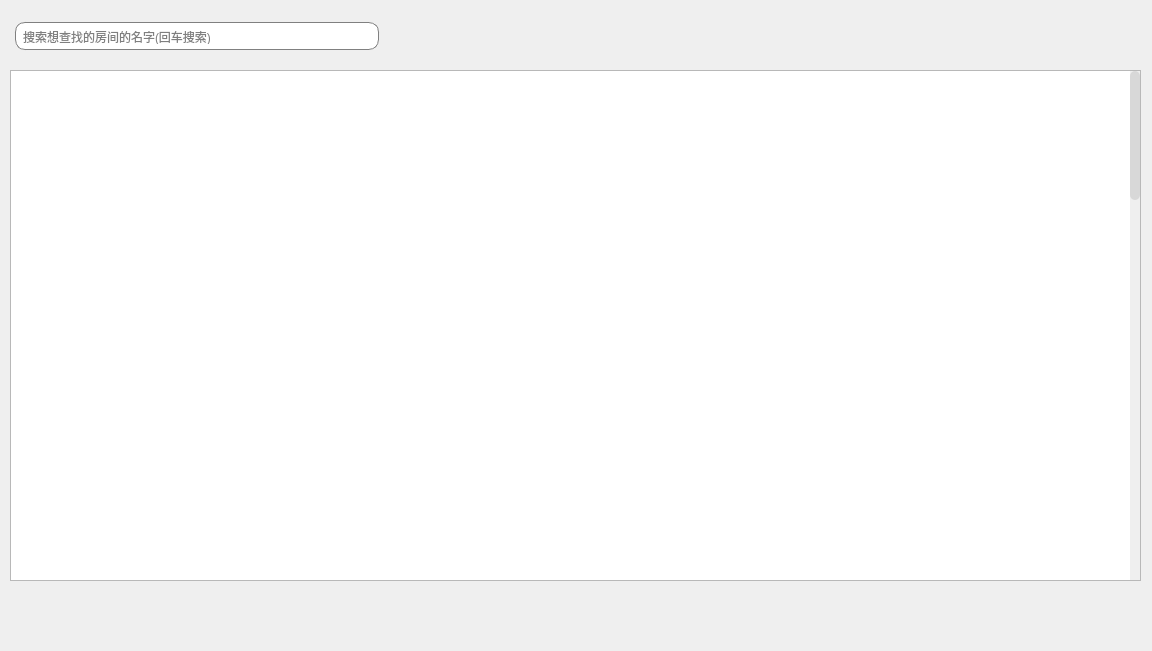
<?xml version="1.0" encoding="UTF-8"?>
<ui version="4.0">
 <class>Form</class>
 <widget class="QWidget" name="Form">
  <property name="geometry">
   <rect>
    <x>0</x>
    <y>0</y>
    <width>1152</width>
    <height>651</height>
   </rect>
  </property>
  <property name="windowTitle">
   <string>Form</string>
  </property>
  <property name="styleSheet">
   <string notr="true">#ScrollWidget{
	background-color: rgba(255, 255, 255);
}
#toFirstBtn{
	border-image: url(:/ico/Data/qrc/ico/first.png);
	background-color: rgba(255, 255, 255, 0);
	border-radius: 5px;
}
#toFirstBtn:hover{
	border-image: url(:/ico/Data/qrc/ico/firsted.png);
}
QScrollBar:vertical
{
    background-color: rgba(255, 255, 255, 0);
    width: 10px;
    margin: 0px;
    border: none;
}
QScrollBar::handle:vertical
{
    background-color: rgb(216, 216, 216);
    min-height: 5px;
    border-radius: 5px;
}
QScrollBar::handle:vertical:hover
{
    background-color: rgb(181, 181, 181);
}
QScrollBar::sub-line:vertical
,QScrollBar::add-line:vertical
{
    margin: 0px;
    height: 0;
    subcontrol-position: bottom;
    subcontrol-origin: margin;
}
QScrollBar::sub-line:vertical:hover,QScrollBar::sub-line:vertical:on
,QScrollBar::add-line:vertical:hover, QScrollBar::add-line:vertical:on
{
    height: 0px;
    width: 0px;
    subcontrol-position: bottom;
    subcontrol-origin: margin;
}
QScrollBar::up-arrow:vertical, QScrollBar::down-arrow:vertical
,QScrollBar::add-page:vertical, QScrollBar::sub-page:vertical
{
    background: none;
}</string>
  </property>
  <widget class="QWidget" name="verticalLayoutWidget">
   <property name="geometry">
    <rect>
     <x>710</x>
     <y>590</y>
     <width>41</width>
     <height>41</height>
    </rect>
   </property>
   <layout class="QVBoxLayout" name="verticalLayout">
    <property name="spacing">
     <number>0</number>
    </property>
    <property name="leftMargin">
     <number>5</number>
    </property>
    <property name="topMargin">
     <number>0</number>
    </property>
    <property name="rightMargin">
     <number>0</number>
    </property>
    <property name="bottomMargin">
     <number>0</number>
    </property>
    <item>
     <widget class="QPushButton" name="toFirstBtn">
      <property name="minimumSize">
       <size>
        <width>32</width>
        <height>32</height>
       </size>
      </property>
      <property name="maximumSize">
       <size>
        <width>32</width>
        <height>32</height>
       </size>
      </property>
      <property name="cursor">
       <cursorShape>PointingHandCursor</cursorShape>
      </property>
      <property name="toolTip">
       <string>&lt;html&gt;&lt;head/&gt;&lt;body&gt;&lt;p&gt;第一页&lt;/p&gt;&lt;/body&gt;&lt;/html&gt;</string>
      </property>
      <property name="text">
       <string/>
      </property>
     </widget>
    </item>
   </layout>
  </widget>
  <widget class="QWidget" name="horizontalLayoutWidget_3">
   <property name="geometry">
    <rect>
     <x>10</x>
     <y>10</y>
     <width>1131</width>
     <height>52</height>
    </rect>
   </property>
   <layout class="QHBoxLayout" name="Search" stretch="1,2">
    <property name="spacing">
     <number>10</number>
    </property>
    <item>
     <widget class="QLineEdit" name="Search_Input">
      <property name="styleSheet">
       <string notr="true">#Search_Input{
	margin: 5px;
	padding: 5px;
	border: 1px solid gray;
	border-radius: 10px;
}</string>
      </property>
      <property name="placeholderText">
       <string>搜索想查找的房间的名字(回车搜索)</string>
      </property>
     </widget>
    </item>
    <item>
     <widget class="QWidget" name="horizontalWidget_7" native="true">
      <property name="styleSheet">
       <string notr="true">QPushButton{
	background: rgba(255, 255, 255, 0);
	border: none;
}
#buildRoom{
	border-image: url(:/ico/Data/qrc/ico/build.png);
}
#buildRoom:hover{
	border-image: url(:/ico/Data/qrc/ico/builded.png);
}
#refreshRoom{
	border-image: url(:/ico/Data/qrc/ico/refresh.png);
}
#refreshRoom:hover{
	border-image: url(:/ico/Data/qrc/ico/refreshed.png);
}</string>
      </property>
      <layout class="QHBoxLayout" name="btnList_4">
       <property name="spacing">
        <number>5</number>
       </property>
       <property name="leftMargin">
        <number>5</number>
       </property>
       <property name="topMargin">
        <number>1</number>
       </property>
       <property name="rightMargin">
        <number>5</number>
       </property>
       <property name="bottomMargin">
        <number>1</number>
       </property>
       <item>
        <widget class="QPushButton" name="buildRoom">
         <property name="minimumSize">
          <size>
           <width>32</width>
           <height>32</height>
          </size>
         </property>
         <property name="maximumSize">
          <size>
           <width>32</width>
           <height>32</height>
          </size>
         </property>
         <property name="cursor">
          <cursorShape>PointingHandCursor</cursorShape>
         </property>
         <property name="toolTip">
          <string>&lt;html&gt;&lt;head/&gt;&lt;body&gt;&lt;p&gt;建房&lt;/p&gt;&lt;/body&gt;&lt;/html&gt;</string>
         </property>
         <property name="text">
          <string/>
         </property>
        </widget>
       </item>
       <item>
        <widget class="QPushButton" name="refreshRoom">
         <property name="minimumSize">
          <size>
           <width>32</width>
           <height>32</height>
          </size>
         </property>
         <property name="maximumSize">
          <size>
           <width>32</width>
           <height>32</height>
          </size>
         </property>
         <property name="cursor">
          <cursorShape>PointingHandCursor</cursorShape>
         </property>
         <property name="toolTip">
          <string>&lt;html&gt;&lt;head/&gt;&lt;body&gt;&lt;p&gt;刷新&lt;/p&gt;&lt;/body&gt;&lt;/html&gt;</string>
         </property>
         <property name="text">
          <string/>
         </property>
        </widget>
       </item>
      </layout>
     </widget>
    </item>
   </layout>
  </widget>
  <widget class="QWidget" name="widget" native="true">
   <property name="geometry">
    <rect>
     <x>750</x>
     <y>590</y>
     <width>391</width>
     <height>41</height>
    </rect>
   </property>
   <property name="styleSheet">
    <string notr="true">QPushButton{
	background: rgba(205, 205, 205);
	border-radius: 5px;
}
QPushButton:hover{
	color: white;
	background: rgba(44, 44, 44);
}
#leftBTN{
	background: rgba(255, 255, 255, 0);
	border: none;
	border-image: url(:/ico/Data/qrc/ico/left-square.png);
}
#leftBTN:hover{
	border-image: url(:/ico/Data/qrc/ico/left-squared.png);
}
#rightBTN{
	background: rgba(255, 255, 255, 0);
	border: none;
	border-image: url(:/ico/Data/qrc/ico/right-square.png);
}
#rightBTN:hover{
	border-image: url(:/ico/Data/qrc/ico/right-squared.png);
}</string>
   </property>
   <widget class="QWidget" name="horizontalLayoutWidget_5">
    <property name="geometry">
     <rect>
      <x>0</x>
      <y>0</y>
      <width>391</width>
      <height>41</height>
     </rect>
    </property>
    <layout class="QHBoxLayout" name="pageBTN_List">
     <item>
      <widget class="QPushButton" name="leftBTN">
       <property name="minimumSize">
        <size>
         <width>32</width>
         <height>32</height>
        </size>
       </property>
       <property name="maximumSize">
        <size>
         <width>32</width>
         <height>32</height>
        </size>
       </property>
       <property name="cursor">
        <cursorShape>PointingHandCursor</cursorShape>
       </property>
       <property name="text">
        <string/>
       </property>
      </widget>
     </item>
     <item>
      <widget class="QPushButton" name="rightBTN">
       <property name="minimumSize">
        <size>
         <width>32</width>
         <height>32</height>
        </size>
       </property>
       <property name="maximumSize">
        <size>
         <width>32</width>
         <height>32</height>
        </size>
       </property>
       <property name="cursor">
        <cursorShape>PointingHandCursor</cursorShape>
       </property>
       <property name="text">
        <string/>
       </property>
      </widget>
     </item>
    </layout>
   </widget>
  </widget>
  <widget class="QScrollArea" name="roomScroll">
   <property name="geometry">
    <rect>
     <x>10</x>
     <y>70</y>
     <width>1131</width>
     <height>511</height>
    </rect>
   </property>
   <property name="styleSheet">
    <string notr="true"/>
   </property>
   <property name="widgetResizable">
    <bool>true</bool>
   </property>
   <widget class="QWidget" name="ScrollWidget">
    <property name="geometry">
     <rect>
      <x>0</x>
      <y>0</y>
      <width>1119</width>
      <height>2000</height>
     </rect>
    </property>
    <property name="minimumSize">
     <size>
      <width>0</width>
      <height>2000</height>
     </size>
    </property>
   </widget>
  </widget>
 </widget>
 <resources>
  <include location="../AL_IDE_MainInterFace.qrc"/>
 </resources>
 <connections/>
</ui>
